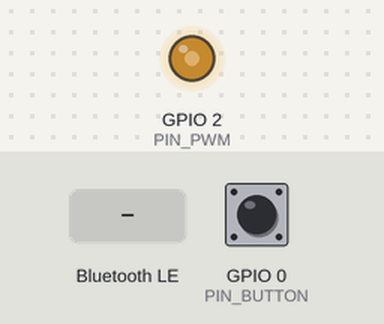
Simulated run of this sketch. Board: ESP32. On the bench: output pins drawn as LEDs (lit = HIGH). The test bench sets the inputs (shaded band); at power-on: GPIO 0 (PIN_BUTTON) LOW. Nothing arrives over Bluetooth unless stated; a phone connects over Bluetooth LE 3 s after start; pins used as bus, display or sensor lines are not drawn; what the sketch prints to the serial monitor is not drawn.

Above: at 1.2 s.
1.3 s: Bluetooth LE write "1" received
4.5 s: Bluetooth LE write "1" received
6.0 s: Bluetooth LE write "1" received
7.5 s: Bluetooth LE write "0" received
9.0 s: Bluetooth LE write "2" received
10.5 s: Bluetooth LE write "0" received
Timing chart, 0 to 13.0 s (numbered marks = the images above; inputs shaded):
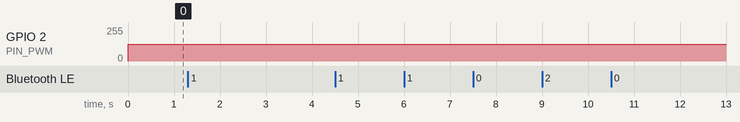

The sketch:

esp32-PWM.ino
```cpp
#include <BLEDevice.h>
#include <BLEServer.h>
#include <BLEUtils.h>
#include <BLE2902.h>
#include <TaskScheduler.h>

#define SERVICE_UUID              "6d8f85c9-d8f8-412f-95ff-a5134788caeb"
#define ENABLE_UUID               "df7812b2-372c-4a18-bf23-b3c7bf8d2d1c"
#define FREQ_UUID                 "30d70343-6a3f-450b-8dd1-a927f9f3e4fa"
#define DUTY_UUID                 "f60c9a2b-d01a-4137-be49-1faa2ac098a6"

#define DEVINFO_UUID              (uint16_t)0x180a
#define DEVINFO_MANUFACTURER_UUID (uint16_t)0x2a29
#define DEVINFO_NAME_UUID         (uint16_t)0x2a24
#define DEVINFO_SERIAL_UUID       (uint16_t)0x2a25

#define DEVICE_MANUFACTURER "OOO"
#define DEVICE_NAME         "EyesFit"

#define PIN_BUTTON 0
#define PIN_LED LED_BUILTIN
#define PIN_PWM PIN_LED//16
#define PWM_CHANNEL 0
#define PWM_RESOLUTION 8
#define PWM_MAXRESOLUTION 255.0

Scheduler scheduler;

void buttonCb();

Task taskButton(30, TASK_FOREVER, &buttonCb, &scheduler, true);

uint8_t enable;
uint8_t frequency = 50;
uint8_t duty = PWM_MAXRESOLUTION / 2;

BLECharacteristic *pCharEnable;
BLECharacteristic *pCharFrequency;
BLECharacteristic *pCharDuty;

void setEnable(bool on, bool notify = false) {
  if (enable == on) return;

  enable = on;
  if (enable) {
    Serial.println("Run ON");
    PWMenable(true);
  } else {
    Serial.println("Run OFF");
    PWMenable(false);
  }

  pCharEnable->setValue(&enable, 1);
  if (notify) {
    pCharEnable->notify();
  }
}

void setFrequency(uint8_t v) {
  frequency = v;
  ledcSetup(PWM_CHANNEL, frequency, PWM_RESOLUTION);
  ledcWrite(PWM_CHANNEL, duty);
  Serial.println("Frequency updated");
}

void setDuty(uint8_t v) {
  duty = (uint8_t)(PWM_MAXRESOLUTION * ((double)v / 100));
  ledcWrite(PWM_CHANNEL, duty);
  Serial.print("Duty updated");
}

void buttonCb() {
  uint8_t btn = digitalRead(PIN_BUTTON) != HIGH;
  if (btn) {
    setEnable(!enable, true);
    taskButton.delay(1000);
  }
}

void PWMenable(bool on) {
  if (on) {
    ledcSetup(PWM_CHANNEL, frequency, PWM_RESOLUTION);
    ledcAttachPin(PIN_PWM, PWM_CHANNEL);
    pinMode(PIN_PWM, OUTPUT);
    setFrequency(frequency);
  } else {
    ledcDetachPin(PIN_PWM);
  }
}

class MyServerCallbacks: public BLEServerCallbacks {
    void onConnect(BLEServer* pServer) {
      Serial.println("Connected");
    };

    void onDisconnect(BLEServer* pServer) {
      Serial.println("Disconnected");
    }
};

class EnableCallbacks: public BLECharacteristicCallbacks {
    void onWrite(BLECharacteristic *pCharacteristic) {
      std::string value = pCharacteristic->getValue();

      if (value.length()  == 1) {
        uint8_t v = value[0];
        Serial.print("Got enable value: ");
        Serial.println(v);
        setEnable(v ? true : false);
      } else {
        Serial.println("Invalid data received");
      }
    }
};

class FrequencyCallbacks: public BLECharacteristicCallbacks {
    void onWrite(BLECharacteristic *pCharacteristic) {
      std::string value = pCharacteristic->getValue();

      if (value.length() == 1) {
        uint8_t v = value[0];
        Serial.print("Got frequency value: ");
        Serial.println(v);
        if (v >= 1 && v <= 100) {
          setFrequency(v);
          return;
        }
      }
      pCharFrequency->setValue(&frequency, 1);
      Serial.println("Invalid data received");
    }
};

class DutyCallbacks: public BLECharacteristicCallbacks {
    void onWrite(BLECharacteristic *pCharacteristic) {
      std::string value = pCharacteristic->getValue();

      if (value.length() == 1) {
        uint8_t v = value[0];
        Serial.print("Got duty value: ");
        Serial.println(v);
        if (v >= 1 && v <= 100) {
          setDuty(v);
          return;
        }
      }
      pCharDuty->setValue(&duty, 1);
      Serial.println("Invalid data received");
    }
};

void setup() {
  Serial.begin(115200);
  Serial.println("Starting...");

  pinMode(PIN_BUTTON, INPUT);
  //pinMode(PIN_LED, OUTPUT);

  String devName = DEVICE_NAME;
  String chipId = String((uint32_t)(ESP.getEfuseMac() >> 24), HEX);
  devName += '_';
  devName += chipId;

  BLEDevice::init(devName.c_str());
  BLEServer *pServer = BLEDevice::createServer();
  pServer->setCallbacks(new MyServerCallbacks());


  BLEService *pService = pServer->createService(SERVICE_UUID);

  pCharEnable = pService->createCharacteristic(ENABLE_UUID, BLECharacteristic::PROPERTY_READ | BLECharacteristic::PROPERTY_NOTIFY | BLECharacteristic::PROPERTY_WRITE);
  pCharEnable->setCallbacks(new EnableCallbacks());
  pCharEnable->addDescriptor(new BLE2902());

  pCharFrequency = pService->createCharacteristic(FREQ_UUID, BLECharacteristic::PROPERTY_READ | BLECharacteristic::PROPERTY_WRITE);
  pCharFrequency->setCallbacks(new FrequencyCallbacks());
  pCharFrequency->setValue(&frequency, 1);

  pCharDuty = pService->createCharacteristic(DUTY_UUID, BLECharacteristic::PROPERTY_READ | BLECharacteristic::PROPERTY_WRITE);
  pCharDuty->setCallbacks(new DutyCallbacks());
  pCharDuty->setValue(&duty, 1);

  pService->start();

  pService = pServer->createService(DEVINFO_UUID);

  BLECharacteristic *pChar = pService->createCharacteristic(DEVINFO_MANUFACTURER_UUID, BLECharacteristic::PROPERTY_READ);
  pChar->setValue(DEVICE_MANUFACTURER);

  pChar = pService->createCharacteristic(DEVINFO_NAME_UUID, BLECharacteristic::PROPERTY_READ);
  pChar->setValue(DEVICE_NAME);

  pChar = pService->createCharacteristic(DEVINFO_SERIAL_UUID, BLECharacteristic::PROPERTY_READ);
  pChar->setValue(chipId.c_str());

  pService->start();

  // ----- Advertising

  BLEAdvertising *pAdvertising = pServer->getAdvertising();

  BLEAdvertisementData adv;
  adv.setName(devName.c_str());
  //adv.setCompleteServices(BLEUUID(SERVICE_UUID));
  pAdvertising->setAdvertisementData(adv);

  BLEAdvertisementData adv2;
  //adv2.setName(devName.c_str());
  adv2.setCompleteServices(BLEUUID(SERVICE_UUID));
  pAdvertising->setScanResponseData(adv2);

  pAdvertising->start();

  Serial.println("Ready");
  Serial.print("Device name: ");
  Serial.println(devName);
}

void loop() {
  scheduler.execute();
}
```

Measured:
- after the input at 1.3 s, every drawn part: stays the same
- after the input at 4.5 s, every drawn part: stays the same
- after the input at 6.0 s, every drawn part: stays the same
- after the input at 7.5 s, every drawn part: stays the same
- after the input at 9.0 s, every drawn part: stays the same
- after the input at 10.5 s, every drawn part: stays the same
